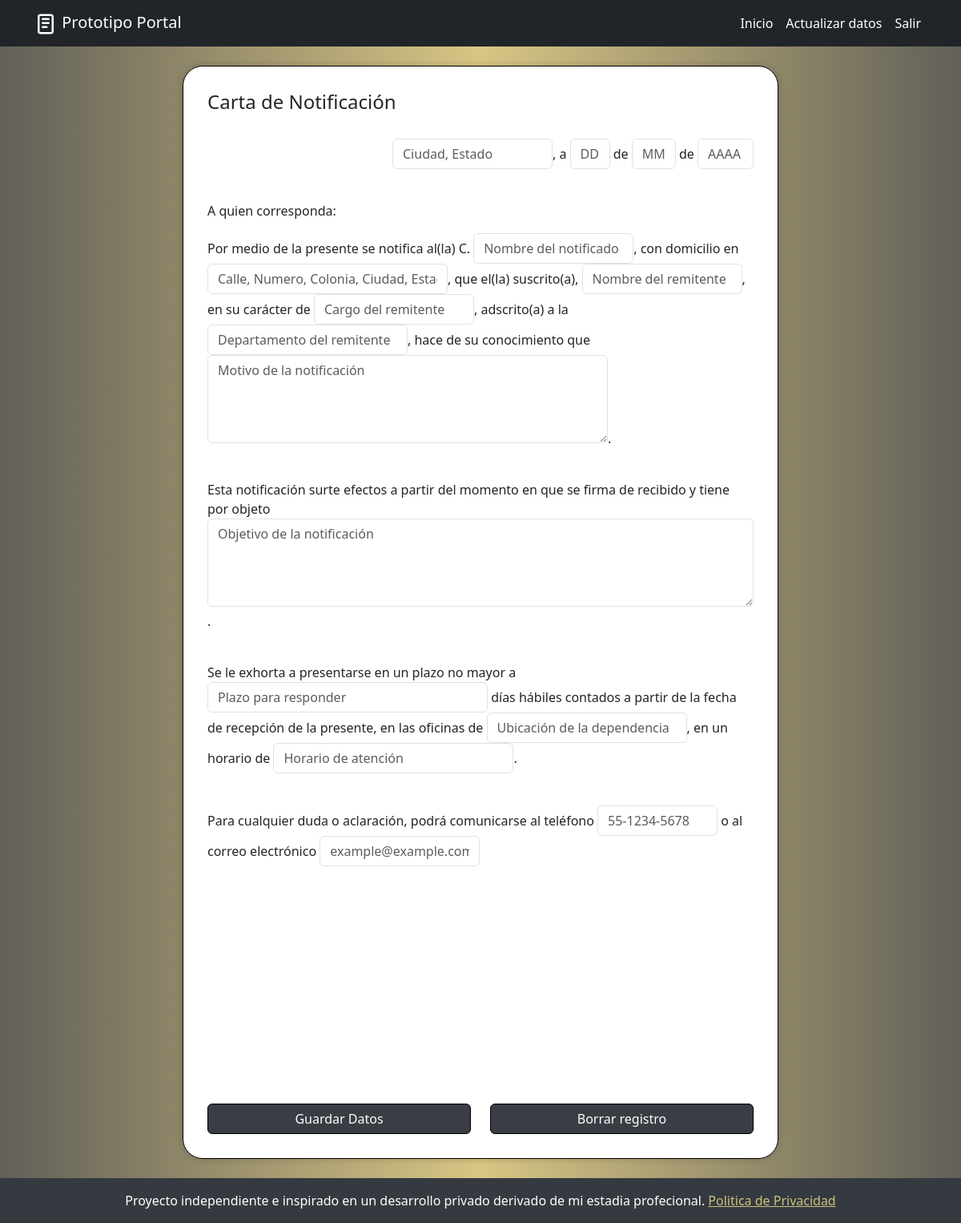
The page /carta_notificacion/ (signed in) on the database as committed earlier.
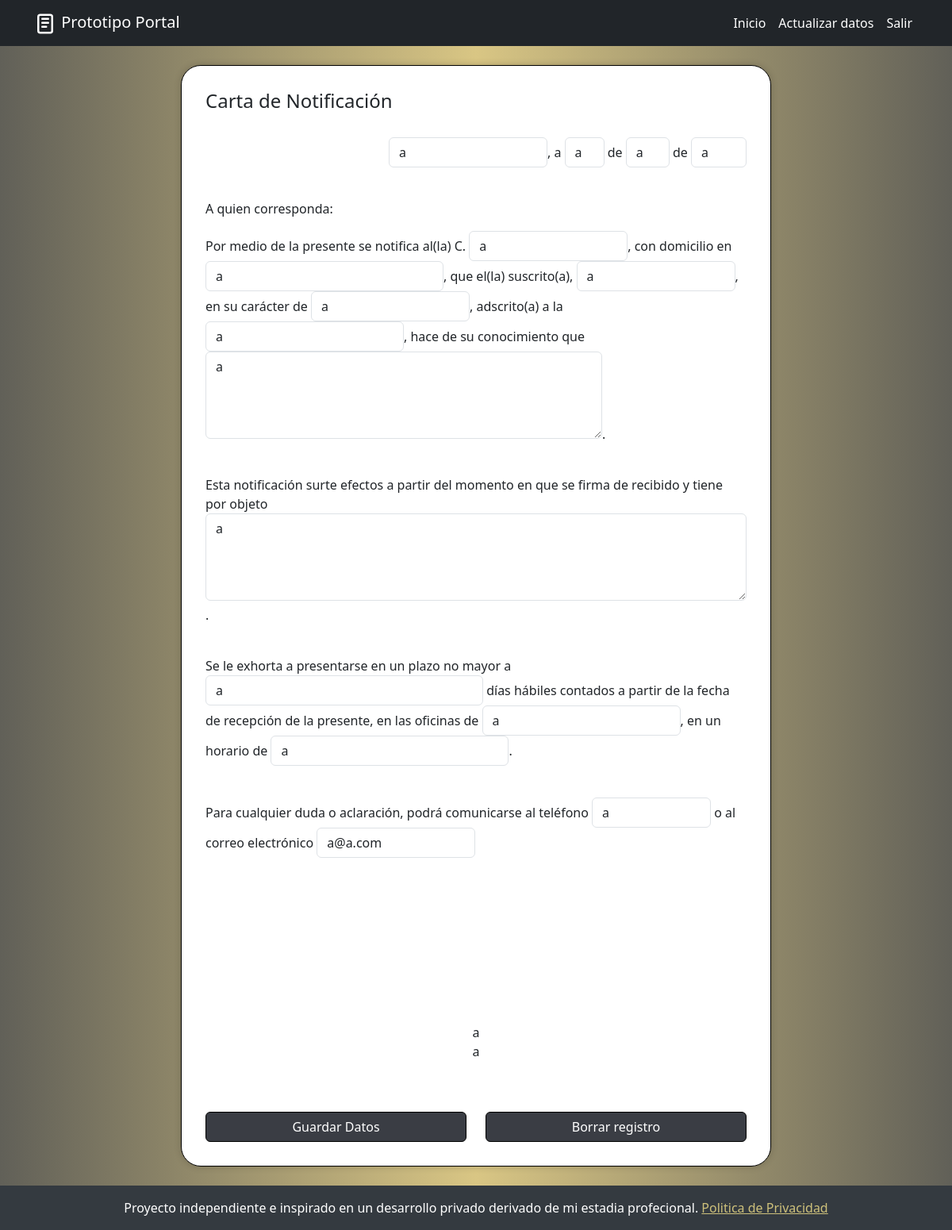
The same page on the database as committed later.
### Portal/models.py (models this page shows, shortened)
class cartaNotificacionModel(models.Model):
    lugarCN = models.CharField(max_length=255)
    diaCN = models.CharField(max_length=2)
    mesCN = models.CharField(max_length=2)
    anioCN = models.CharField(max_length=4)
    nombreNotCN = models.CharField(max_length=255)
    domicilioNotCN = models.CharField(max_length=255)
    nomRemiCN = models.CharField(max_length=255)
    cargoRemiCN = models.CharField(max_length=255)
    depaRemiCN = models.CharField(max_length=255)
    motivoCN = models.TextField(max_length=500)
    objetivoCN = models.TextField(max_length=500)
    plazoCN = models.CharField(max_length=255)
    ubiDepenCN = models.CharField(max_length=255)
    horarioCN = models.CharField(max_length=255)
    telDepenCN = models.CharField(max_length=12)
    emailDepenCN = models.EmailField(max_length=255)
    user = models.ForeignKey(User, on_delete=models.CASCADE)

### Portal/views.py (the view)
# urls.py: path('carta_notificacion/', views.cartaNotificacion, name='cartaNotificacion'),
def cartaNotificacion(request):
    datos = cartaNotificacionModel.objects.filter(user=request.user).first()
    if request.method == 'POST':
        if datos:
            form = formCartaNotificacion(request.POST, instance=datos)
        else:
            form = formCartaNotificacion(request.POST)
        if form.is_valid():
            print(request.POST)
            instancia = form.save(commit=False)
            instancia.user = request.user  # Asegúrate de asignar el usuario si es necesario
            instancia.save()
            messages.success(request, 'Datos de Carta de Notificacion enviados correctamente')
            return redirect('home')
        else:
            messages.error(request, 'Por favor introdusca valores validos.')
            print(form.errors)
    else:
        if datos:
            form = formCartaNotificacion(instance=datos)
        else:
            form = formCartaNotificacion()
    return render(request, 'Documentos/cartaNotidicacion.html', {
        'form': form,
        'datos': datos
    })

### Portal/templates/Documentos/cartaNotidicacion.html (shortened to what this page needs)
{% extends 'base.html' %}
{% block content %}
<div class="container-fluid mb-4" >
    <div class="row justify-content-center">
        <div class="documentosGenerales-card col-12 col-sm-12 col-md-12 col-lg-8 col-xl-8 ">
            <form action="{% url 'cartaNotificacion' %}" method="POST" id="formularioCN">
                <h4>Carta de Notificación</h4><br>
                <div>
                    <p class="text-end">
                    {{form.lugarCN}}, a {{form.diaCN}} de {{form.mesCN}} de {{form.anioCN}}
                </p>
                </div>
                <br>
                <p>
                    A quien corresponda:
                </p>
                <p>
                    Por medio de la presente se notifica al(la) C. {{form.nombreNotCN}}, con domicilio en {{form.domicilioNotCN}}, que el(la) suscrito(a), {{form.nomRemiCN }}, en su carácter de {{form.cargoRemiCN}}, adscrito(a) a la {{form.depaRemiCN}}, hace de su conocimiento que {{form.motivoCN}}.
                </p>
                <br>
                <p>
                    Esta notificación surte efectos a partir del momento en que se firma de recibido y tiene por objeto {{form.objetivoCN}}.
                </p>
                <br>
                <p>
                    Se le exhorta a presentarse en un plazo no mayor a {{form.plazoCN}} días hábiles contados a partir de la fecha de recepción de la presente, en las oficinas de {{form.ubiDepenCN}}, en un horario de {{form.horarioCN}}.
                </p>
                <br>
                <p>
                    Para cualquier duda o aclaración, podrá comunicarse al teléfono {{form.telDepenCN}} o al correo electrónico {{form.emailDepenCN}}
                </p>
                <br><br><br><br><br><br><br><br>
            </form>
            <div>
                <p class="text-center">
                    {{datos.nomRemiCN}} <br> {{datos.cargoRemiCN}}
                </p>
                <br> <br>
            </div>
            <div class="d-grid gap-4">
                <div class="row text-center">
                    <div class="col-12 col-md-6 ">
                        <button type="submit" class="btn btn-primary w-100 botongral" form="formularioCN" >
                            Guardar Datos
                        </button>
                    </div>
                    <div class="col-12 col-md-6">
                        <button type="submit" class="btn btn-primary w-100 botongral" >
                            Borrar registro
                        </button>
                    </div>
                </div>
            </div>
        </div>
    </div>
</div>
{% endblock %}

### Portal/templates/base.html (shortened to what this page needs)
<!DOCTYPE html>
<html lang="es">
<head>
    {% load static %}
    <link rel="stylesheet" href="https://cdn.jsdelivr.net/npm/bootstrap-icons@1.11.3/font/bootstrap-icons.min.css">
    <link href="https://cdn.jsdelivr.net/npm/bootstrap@5.3.0/dist/css/bootstrap.min.css" rel="stylesheet">
    <link href="{% static 'css/styles.css' %}" rel="stylesheet">
</head>
<body class="d-flex flex-column min-vh-100">
    <nav class="navbar navbar-expand-lg navbar-dark bg-dark sticky-top">
        <div class="container">
            <a class="navbar-brand" href="/">
                Prototipo Portal
            </a>
            <div class="collapse navbar-collapse" id="navbarNav">
                <ul class="navbar-nav ms-auto mb-2 mb-lg-0">
                    {% if user.is_authenticated %}
                    <li class="nav-item">
                        <a class="nav-link" href="/">Inicio</a>
                    </li>
                    <li class="nav-item">
                        <a class="nav-link" href="{% url 'actualizar' %}">Actualizar datos</a>
                    </li>
                    <li class="nav-item">
                        <a class="nav-link" href="{% url 'logout' %}">Salir</a>
                    </li>
                    {% endif %}
                </ul>
            </div>
        </div>
    </nav>
    <main class="container flex-grow-1 mt-4">
        {% block content %}
        {% endblock %}
    </main>
    <footer class="footer mt-auto py-3 bg-dark text-white text-center">
        <div class="container">
            <span>Proyecto independiente e inspirado en un desarrollo privado derivado de mi estadia profecional. <a href="{% url 'politicaPrivacidad' %}" style="color: #cec17b">Politica de Privacidad</a></span>
        </div>
    </footer>
</body>
</html>

### Portal/static/css/styles.css (style rules this page uses)
body { background: #616058; background: linear-gradient(90deg, rgba(97, 96, 88, 1) 0%, rgba(217, 198, 132, 1) 50%, rgba(97, 96, 88, 1) 100%); }
.footer { background-color: #343a40 !important; color: #ffffff; padding: 1rem 0; }
.navbar-dark .navbar-nav .nav-link { color: white !important; }
.documentosGenerales-card { border: 1px solid rgb(0, 0, 0); background-color: #fff; box-shadow: 0 0 10px rgba(0, 0, 0, 0.2); padding: 30px; justify-content: center; border-radius: 25px; }
.botongral { background-color: #3a3d44; border-color: #000000; }

Rows that differ between the two databases and show on the page:
added cartaNotificacionModel: lugarCN "a", diaCN "a", mesCN "a", anioCN "a", nombreNotCN "a", domicilioNotCN "a", nomRemiCN "a", cargoRemiCN "a", depaRemiCN "a", motivoCN "a", objetivoCN "a", plazoCN "a", ubiDepenCN "a", horarioCN "a", telDepenCN "a", emailDepenCN "a@a.com"
